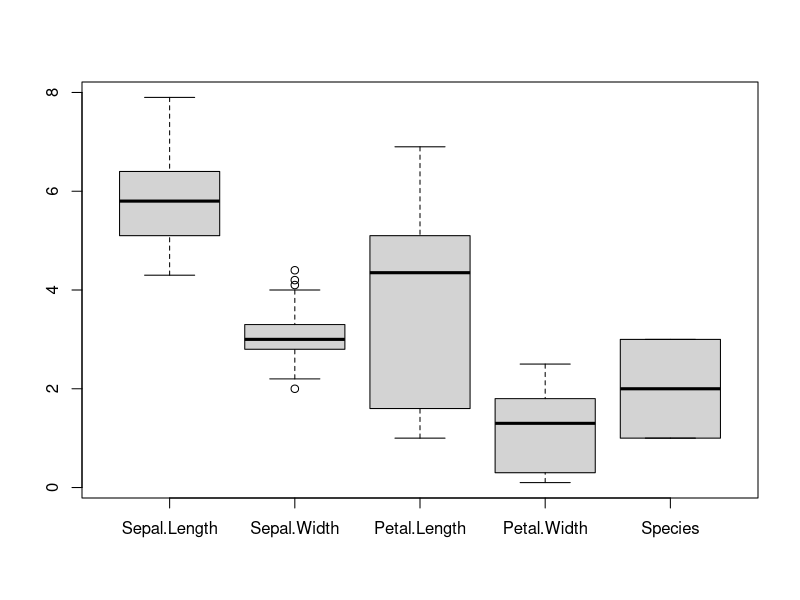
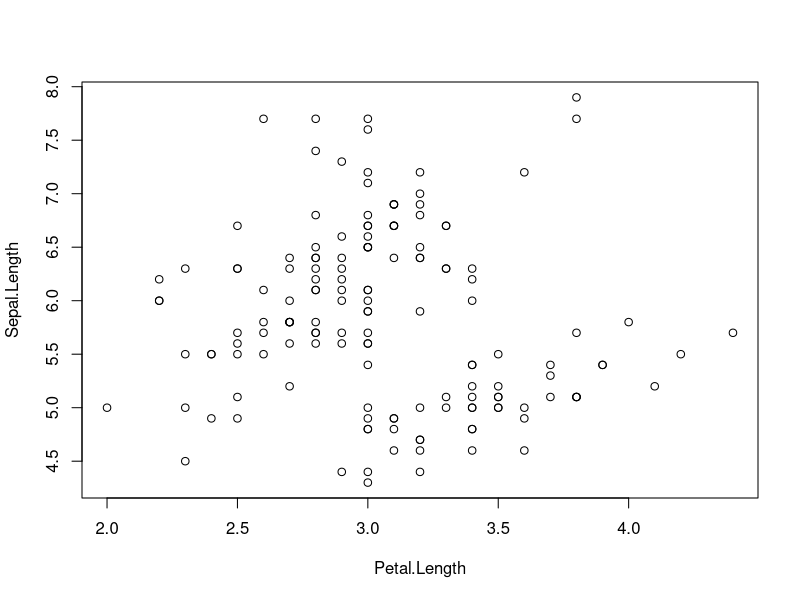

The R script that drew these images, in order:
#problema
data(iris)
boxplot(iris)
Sepal.Length=iris[1:150,1]
Petal.Length=iris[1:150,2]
plot(Petal.Length,Sepal.Length)
#one of the conclusions is that most varied sample in sepal length is seen for petal length 3.0 units 
